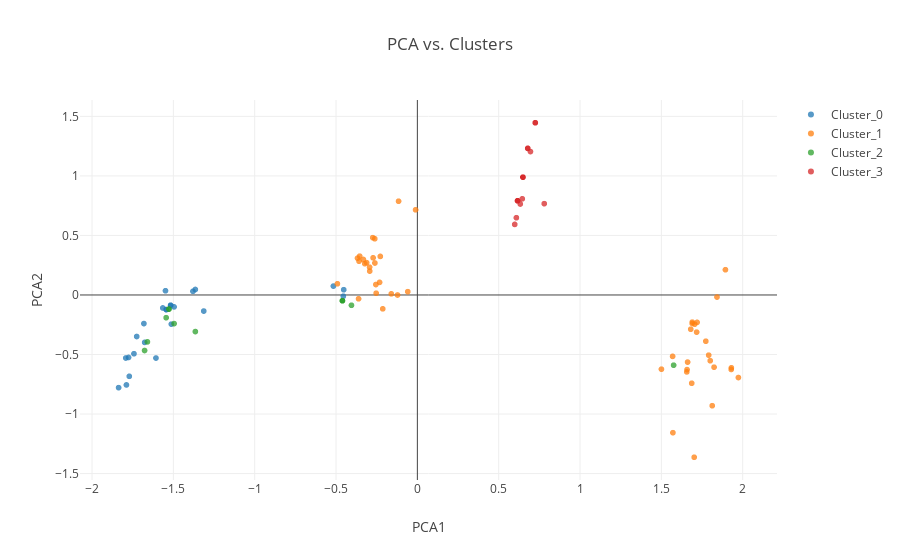

The code cell stored with this chart in its notebook:
### Code cell
plot_pca(pivot_transactions, X_matrix, SC)

### Figure 1 — Plotly figure (JSON) as saved in the notebook; plotly's stock layout.template omitted (floating-point values rounded to 4 significant figures)
{"data": [{"marker": {"opacity": 0.75}, "mode": "markers", "name": "Cluster_0", "text": ["Customer Name: Adams", "Customer Name: Bailey", "Customer Name: Brown", "Customer Name: Carter", "Customer Name: Collins", "Customer Name: Cruz", "Customer Name: Diaz", "Customer Name: Green", "Customer Name: Hernandez", "Customer Name: Hughes", "Customer Name: James", "Customer Name: King", "Customer Name: Lewis", "Customer Name: Long", "Customer Name: Murphy", "Customer Name: Myers", "Customer Name: Perez", "Customer Name: Perry", "Customer Name: Rivera", "Customer Name: Robinson", "Customer Name: Ross", "Customer Name: Taylor", "Customer Name: Walker", "Customer Name: Watson"], "type": "scattergl", "uid": "493da881-ab8f-408d-9508-1b65dabde701", "x": [-1.681, -1.512, -1.677, -1.742, -0.4552, -1.565, -1.771, -1.38, -0.5162, -1.837, -1.789, -1.725, -1.607, -1.313, -1.365, -1.517, -1.517, -1.776, -1.496, -1.544, -0.4528, -1.793, -1.548, -1.544], "y": [-0.2401, -0.2449, -0.3984, -0.4934, -0.01048, -0.1091, -0.6832, 0.03084, 0.07459, -0.7782, -0.7557, -0.3487, -0.5297, -0.135, 0.04616, -0.08654, -0.08654, -0.5249, -0.1002, -0.1227, 0.04428, -0.5294, 0.03561, -0.1227]}, {"marker": {"opacity": 0.75}, "mode": "markers", "name": "Cluster_1", "text": ["Customer Name: Allen", "Customer Name: Baker", "Customer Name: Barnes", "Customer Name: Brooks", "Customer Name: Butler", "Customer Name: Clark", "Customer Name: Cooper", "Customer Name: Davis", "Customer Name: Evans", "Customer Name: Fisher", "Customer Name: Foster", "Customer Name: Garcia", "Customer Name: Gomez", "Customer Name: Gonzalez", "Customer Name: Hall", "Customer Name: Harris", "Customer Name: Howard", "Customer Name: Jackson", "Customer Name: Kelly", "Customer Name: Lee", "Customer Name: Lopez", "Customer Name: Martin", "Customer Name: Martinez", "Customer Name: Miller", "Customer Name: Mitchell", "Customer Name: Morales", "Customer Name: Nguyen", "Customer Name: Parker", "Customer Name: Powell", "Customer Name: Price", "Customer Name: Ramirez", "Customer Name: Reed", "Customer Name: Reyes", "Customer Name: Richardson", "Customer Name: Roberts", "Customer Name: Rogers", "Customer Name: Sanchez", "Customer Name: Sanders", "Customer Name: Scott", "Customer Name: Thomas", "Customer Name: Thompson", "Customer Name: Turner", "Customer Name: Ward", "Customer Name: White", "Customer Name: Williams", "Customer Name: Wood", "Customer Name: Wright", "Customer Name: Young"], "type": "scattergl", "uid": "09db2415-ea2b-4aab-bb90-0c87aab13435", "x": [-0.3122, 1.5, 1.824, 1.656, 1.661, -0.1221, -0.261, 1.69, 1.717, 1.791, -0.05892, -0.294, -0.2721, -0.2551, 1.705, 1.813, 1.72, 1.842, 1.681, 1.93, -0.2278, -0.2618, -0.3235, 1.974, -0.2744, 1.702, -0.2129, -0.3615, -0.3587, 1.687, -0.368, -0.3317, -0.3545, 1.8, -0.2535, 1.571, 1.894, -0.01087, -0.2324, -0.1156, -0.4916, 1.773, -0.2929, 1.569, 1.658, -0.1604, 1.69, 1.93], "y": [0.2714, -0.6234, -0.6065, -0.6461, -0.5637, -0.0001869, 0.2686, -0.2392, -0.3121, -0.5054, 0.02801, 0.2335, 0.3122, 0.08775, -0.2453, -0.9301, -0.2299, -0.0174, -0.2876, -0.6256, 0.3239, 0.4722, 0.2632, -0.6933, 0.4814, -1.363, -0.1165, -0.03179, 0.2835, -0.7414, 0.3093, 0.2981, 0.326, -0.5521, 0.01472, -1.157, 0.2122, 0.7154, 0.1058, 0.7876, 0.09416, -0.3885, 0.2005, -0.5156, -0.6268, 0.009665, -0.2279, -0.6118]}, {"marker": {"opacity": 0.75}, "mode": "markers", "name": "Cluster_2", "text": ["Customer Name: Bennett", "Customer Name: Edwards", "Customer Name: Gutierrez", "Customer Name: Hill", "Customer Name: Jones", "Customer Name: Morgan", "Customer Name: Nelson", "Customer Name: Ortiz", "Customer Name: Stewart", "Customer Name: Sullivan", "Customer Name: Torres", "Customer Name: Wilson"], "type": "scattergl", "uid": "fcb5225c-b80f-473f-9a58-f6e0cd3c3a72", "x": [-1.527, -0.4051, -1.365, -1.677, -0.4608, -1.527, 1.575, -0.4608, -1.66, -1.544, -0.4608, -1.496], "y": [-0.1182, -0.08638, -0.3072, -0.4663, -0.04854, -0.1182, -0.5897, -0.04854, -0.3939, -0.1906, -0.04854, -0.2403]}, {"marker": {"opacity": 0.75}, "mode": "markers", "name": "Cluster_3", "text": ["Customer Name: Anderson", "Customer Name: Bell", "Customer Name: Campbell", "Customer Name: Cook", "Customer Name: Cox", "Customer Name: Flores", "Customer Name: Gray", "Customer Name: Jenkins", "Customer Name: Johnson", "Customer Name: Moore", "Customer Name: Morris", "Customer Name: Peterson", "Customer Name: Phillips", "Customer Name: Rodriguez", "Customer Name: Russell", "Customer Name: Smith"], "type": "scattergl", "uid": "f74560a3-fa5a-420d-99bf-9040dfd7a8da", "x": [0.6489, 0.725, 0.6954, 0.6489, 0.725, 0.6159, 0.6086, 0.6489, 0.6785, 0.6159, 0.6785, 0.7801, 0.6159, 0.6449, 0.5985, 0.6327], "y": [0.9894, 1.447, 1.204, 0.9894, 1.447, 0.7911, 0.6489, 0.9894, 1.232, 0.7911, 1.232, 0.767, 0.7911, 0.8078, 0.5927, 0.7641]}], "layout": {"hovermode": "closest", "title": {"text": "PCA vs. Clusters"}, "xaxis": {"title": {"text": "PCA1"}}, "yaxis": {"title": {"text": "PCA2"}}}}
